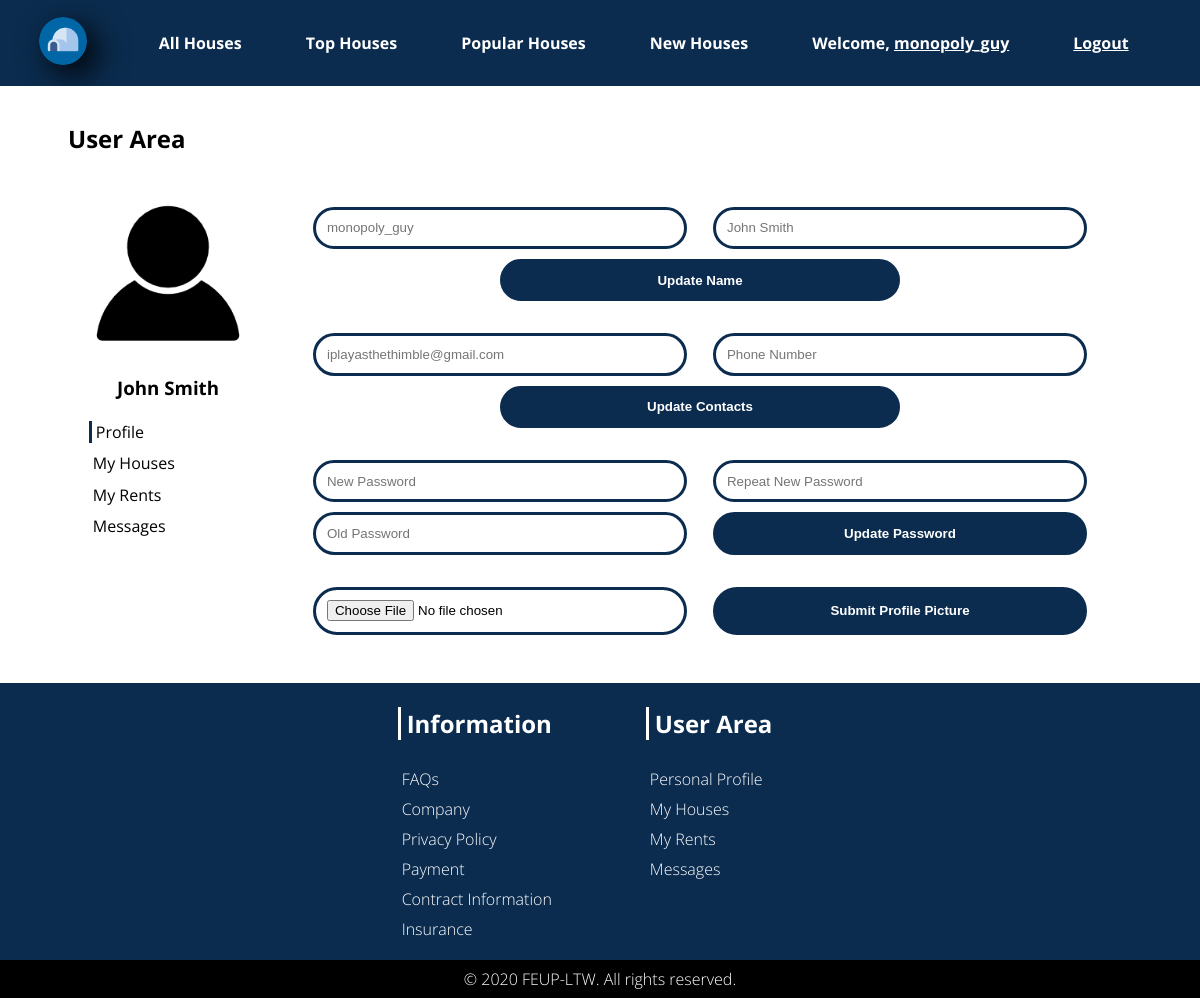
The page /pages/user_area_form.php (signed in) on the database its author committed.
### tables this page shows
CREATE TABLE USER(
    id INTEGER PRIMARY KEY,
    picture TEXT default '/assets/images/empty_user.jpg' NOT NULL,
	username TEXT NOT NULL UNIQUE,
    name TEXT NOT NULL,
	email TEXT NOT NULL UNIQUE,
    phonenumber INTEGER,
    password TEXT NOT NULL,
	CONSTRAINT CHK_USER CHECK (length(username)>=6 AND length(username)<=20));

### pages/user_area_form.php (called while the page is built, shortened)
<?php
include_once('../templates/common.php');
include_once('../templates/user.php');
$userId = get_user_id();
draw_user_form($userId);
?>

### database/db_user.php (called while the page is built, shortened)
<?php
$dir = $_SERVER['DOCUMENT_ROOT'];
include_once("$dir/database/connection.php");
function getUserInfo($userId)
{
    global $dbh;
    $stmt = $dbh->prepare('select * from user where id = ?');
    $stmt->execute(array($userId));
    $result = $stmt->fetch();
    if ($result == false) {
        return 0;
    } else return $result;
}
?>

### templates/user.php (the view, shortened to what this page needs)
<?php
$dir = $_SERVER['DOCUMENT_ROOT'];
include_once("$dir/database/db_user.php");
?>
<?php function draw_user_form($userId)
{
    ?>
  <section class="profile-area">
    <header>
      <h2>User Area</h2>
    </header>
    <?php
      $result = getUserInfo($userId);
      ?>
    <div>
      <aside>
        <section class="profile-card">
          <div class="profile-card-photo rounded-photo-container">
            <img src="..<?= $result['picture'] ?>" alt="Profile Picture" />
          </div>
          <h3><?= $result['name'] ?></h3>
        </section>
        <nav class="profile-nav-bar">
          <ul>
            <li><a href="user_area_form.php" class="profile-area-nav-button-selected profile-area-nav-button">Profile</a></li>
            <li><a href="user_area_houses.php" class="profile-area-nav-button">My Houses</a></li>
            <li><a href="user_area_rents.php" class="profile-area-nav-button">My Rents</a></li>
            <li><a href="user_area_messages.php" class="profile-area-nav-button">Messages</a></li>
          </ul>
        </nav>
      </aside>
      <div>
        <form class="profile-area-form" action="../actions/action_edit_username.php" method="POST">
          <input class="input-form" type="text" name="username" required="required" placeholder="<?= $result['username'] ?>">
          <input class="input-form" type="text" name="name" required="required" placeholder="<?= $result['name'] ?>">
          <input class="profile-area-submit-button blue-filled-rounded-button" type="submit" value="Update Name">
        </form>
        <form class="profile-area-form" action="../actions/action_edit_contacts.php" method="POST">
          <input class="input-form" type="email" name="email" required="required" placeholder="<?= $result['email'] ?>">
          <?php if ($result['phonenumber'] == NULL)
              $phonePlaceholder = "Phone Number";
            else $phonePlaceholder = $result['phonenumber']; ?>
          <input class="input-form" type="tel" pattern="[0-9]{9}" name="phonenumber" placeholder="<?= $phonePlaceholder ?>">
          <input class="profile-area-submit-button blue-filled-rounded-button" type="submit" value="Update Contacts">
        </form>
        <form class="profile-area-form" action="../actions/action_edit_password.php" method="POST">
          <input class="input-form" type="password" name="newpassword" required="required" placeholder="New Password">
          <input class="input-form" type="password" name="repeatpassword" required="required" placeholder="Repeat New Password">
          <input class="input-form" type="password" name="password" required="required" placeholder="Old Password">
          <input class="profile-area-submit-button-2 blue-filled-rounded-button" type="submit" value="Update Password">
        </form>
        <form class="profile-area-form" action="../actions/action_edit_user_image.php" method="POST" enctype="multipart/form-data">
          <input class="input-form" type="file" name="image" required="required" placeholder="Image">
          <input class="profile-area-submit-button-2 blue-filled-rounded-button" type="submit" value="Submit Profile Picture">
        </form>
      </div>
  </section>
<?php } ?>

### css/style.css (style rules this page uses)
body { --main-blue-color: #0b2c4f; --grey-color: #d9d9d9; --focus-blue-color: #0066a6; --background-color: #FFF; --font: 'Open Sans', sans-serif; font-family: var(--font); margin: 0em; background-color: var(--background-color); }
a { text-decoration: none; }
ul { list-style-type: none; }
.rounded-photo-container { overflow: hidden; border-radius: 50%; display: flex; justify-content: center; }
.rounded-photo-container > img { width: auto; height: 100%; }
.blue-filled-rounded-button { background-color: var(--main-blue-color); border: 3px solid var(--main-blue-color); color: white; font-weight: bolder; text-align: center; border-radius: 5em; padding: 0.8em; }
.input-form { background: transparent; border: 3px solid var(--main-blue-color); padding: 0.8em; border-radius: 5em; }
.house-card-text > h2, h3, h4 { margin: 0em; }
.profile-area { justify-content: center; display: grid; margin: 1em auto; }
.profile-area > div { display: flex; }
.profile-area > div aside { display: grid; align-self: start; }
.profile-nav-bar { margin: 1em; }
.profile-nav-bar > ul { padding: 0em; margin: 0em; }
.profile-nav-bar > ul li { padding: 0.3em; }
.profile-card { justify-content: center; align-items: center; text-align: center; }
.profile-card-photo { width: 200px; height: 200px; }
.profile-area-nav-button { border: 0px; padding-left: 4px; background-color: transparent; color: #000000; font-size: 16px; transition: 0.5s; }
.profile-area-nav-button-selected { border-left: 3px solid var(--main-blue-color); }
.profile-area-form { width: 50em; margin: 2em; grid-template-columns: [start] 50% [line1] 50% [end]; display: grid; align-content: center; align-items: stretch; row-gap: 10px; }
.profile-area-form > .input-form { margin: 0em 1em; }
.profile-area-submit-button { grid-column-start: start; grid-column-end: end; margin: 0em 25% !important; }
.profile-area-submit-button-2 { margin: 0em 1em; }

### rows shown on the page
user: picture (picture), name "John Smith", username "monopoly_guy", email "iplayasthethimble@gmail.com", phonenumber "Phone Number"

### other values the page prints
$username "monopoly_guy"
